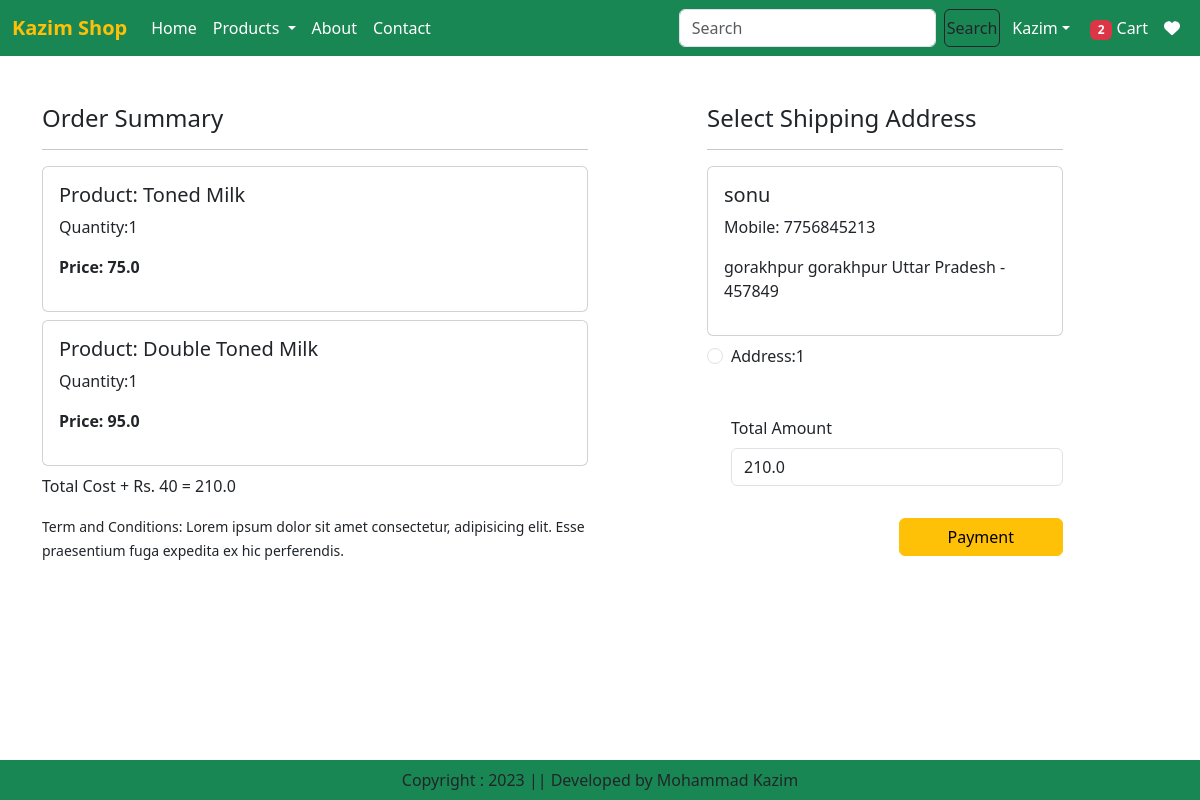
/checkout/ (signed in), run on the app's committed database.
### Eapp/models.py (models this page shows, shortened)
class Cart(models.Model):
    user = models.ForeignKey(User,on_delete=models.CASCADE)
    product = models.ForeignKey(Product,on_delete=models.CASCADE)
    quantity = models.PositiveIntegerField(default=1)

class Product(models.Model):
    title=models.CharField(max_length=100)
    selling_price=models.FloatField()
    discounted_price=models.FloatField()
    description=models.TextField()
    composition=models.TextField(default='')
    prodapp=models.TextField(default='')
    category=models.CharField(choices=CATEGORY_CHOICES,max_length=2)
    product_image=models.ImageField(upload_to='product')

class Customer(models.Model):
    user = models.ForeignKey(User,on_delete=models.CASCADE)
    name = models.CharField(max_length=200)
    locality = models.CharField(max_length=200)
    city = models.CharField(max_length=200)
    mobile = models.IntegerField(default=0)
    zipcode = models.IntegerField()
    state = models.CharField(choices=STATE_CHOICES,max_length=100)

### Eapp/views.py (the view, shortened to what this page needs)
# urls.py: path('checkout/',views.checkout.as_view(), name='checkout'),
@method_decorator(login_required,name='dispatch')
class checkout(View):
    def get(self,request):
        totalitem = 0
        wishitem = 0
        if request.user.is_authenticated:
            totalitem = len(Cart.objects.filter(user=request.user))
            wishitem = len(Wishlist.objects.filter(user=request.user))
        user=request.user
        add=Customer.objects.filter(user=user)
        cart_items=Cart.objects.filter(user=user)
        famount = 0
        for p in cart_items:
            value= p.quantity * p.product.discounted_price
            famount = famount + value
            totalamount = famount + 40
            razoramount = int(totalamount * 100)
            client = razorpay.Client(auth=(settings.RAZOR_KEY_ID,settings.RAZOR_KEY_SECRET))
            data ={"amount":razoramount,"currency":"INR","receipt":"order_rcptid_12"}
            payment_response = client.order.create(data=data)
            print(payment_response)
            order_id = payment_response['id']
            order_status = payment_response['status']
        return render(request,'checkout.html',locals())

### template/checkout.html (shortened to what this page needs)
{% extends "base.html" %}
{% load static %}
{% block main-content %}
<div class="container">
<div class="row mt-5">
    <div class="col-sm-6">
        <h4>Order Summary</h4>
        <hr>
        {% for item in cart_items %}
        <div class="card mb-2">
            <div class="card-body">
                <h5>Product: {{item.product.title}}</h5>
                <p>Quantity:{{item.quantity}}</p>
                <p class="fw-bold">Price: {{item.product.discounted_price}}</p>
            </div>
            </div>
            {% endfor %}
            <p class="fw-fold">Total Cost + Rs. 40 = {{totalamount}}</p>
            <small>Term and Conditions: Lorem ipsum dolor sit amet consectetur, adipisicing elit. Esse praesentium fuga expedita ex hic perferendis.</small>
        </div>
        <div class="col-sm-4 offset-sm-1">
            <h4>Select Shipping Address</h4>
<hr>
<form action="" method="post" id="myform">
    {% for ad in add %}
    <div class="card">
        <div class="card-body">
            <h5>{{ad.name}}</h5>
            <p>Mobile: {{ad.mobile}}</p>
            <p>{{ad.locality}} {{ad.city}} {{ad.state}} - {{ad.zipcode}}</p>
        </div>
        </div>
        <div class="form-check mt-2 mb-5">
            <input class="form-check-input" type="radio" name="custid" id="custadd{{forloop.counter}}" value="{{ad.id}}">
            <label for="custadd{{forloop.counter}}">
            Address:{{forloop.counter}}</label>
        </div>
        {% endfor %}
        <div class="form-check mb-3">
            <label for="totalamount" class="form-label">Total Amount</label>
            <input type="number" class="form-control" name="totalamount" value="{{totalamount}}" readonly>
        </div>
        <div class="text-end">
            <button id="rzp-button1" type="submit" class="btn btn-warning mt-3 px-5 fw-fold">Payment</button>
        </div>
</form>
        </div>
    </div>
</div>
<br><br>
{% endblock main-content %}

### data on the page
Cart: product "Toned Milk", quantity "1", product.discounted_price "75.0"
Cart: product "Double Toned Milk", quantity "1", product.discounted_price "95.0"
Customer: name "sonu", mobile "7756845213", locality "gorakhpur", city "gorakhpur", state "Uttar Pradesh", zipcode "457849"

### other printed values
{{ totalitem }} "2"
{{ totalamount }} "210.0"
